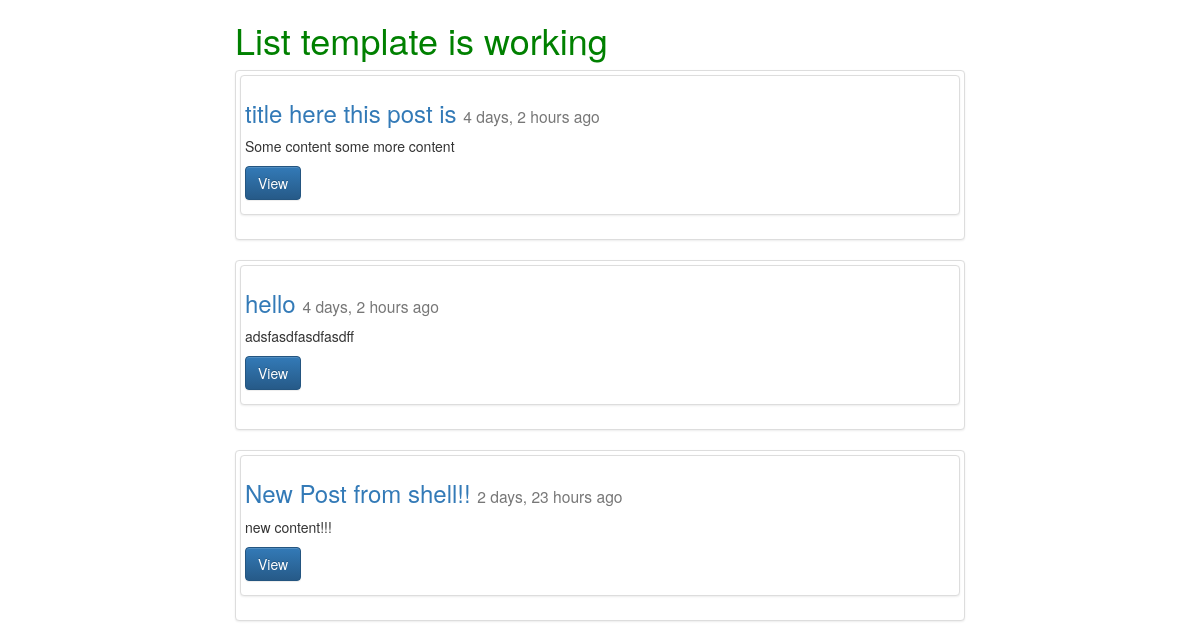
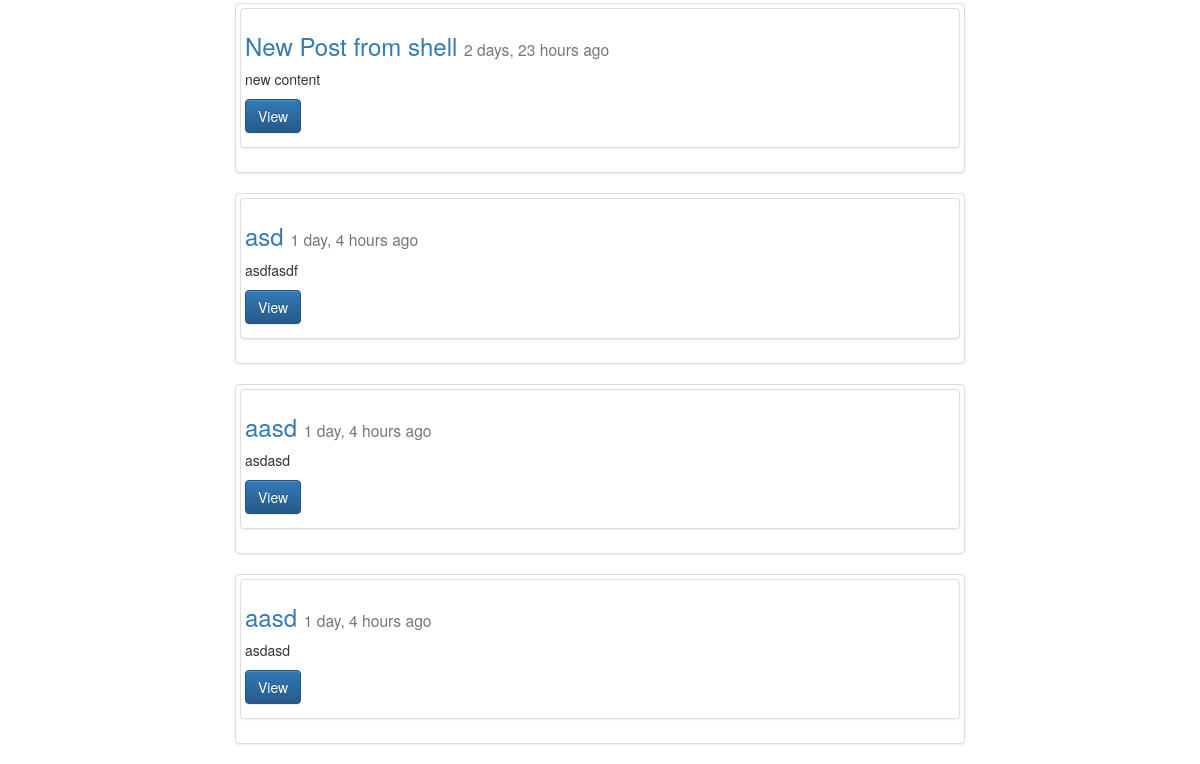
The app's page /posts/, older data (2 pictures, top to bottom).
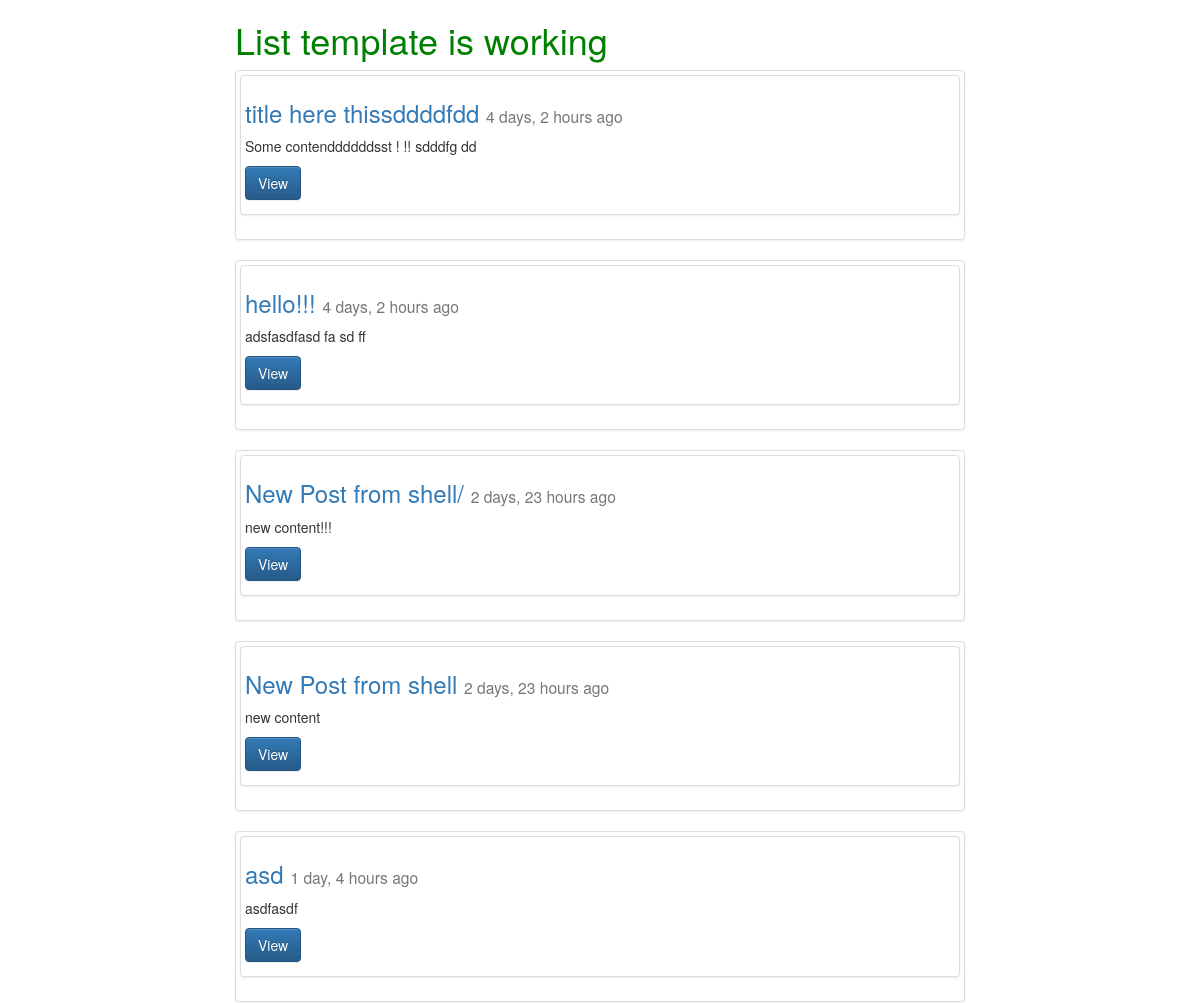
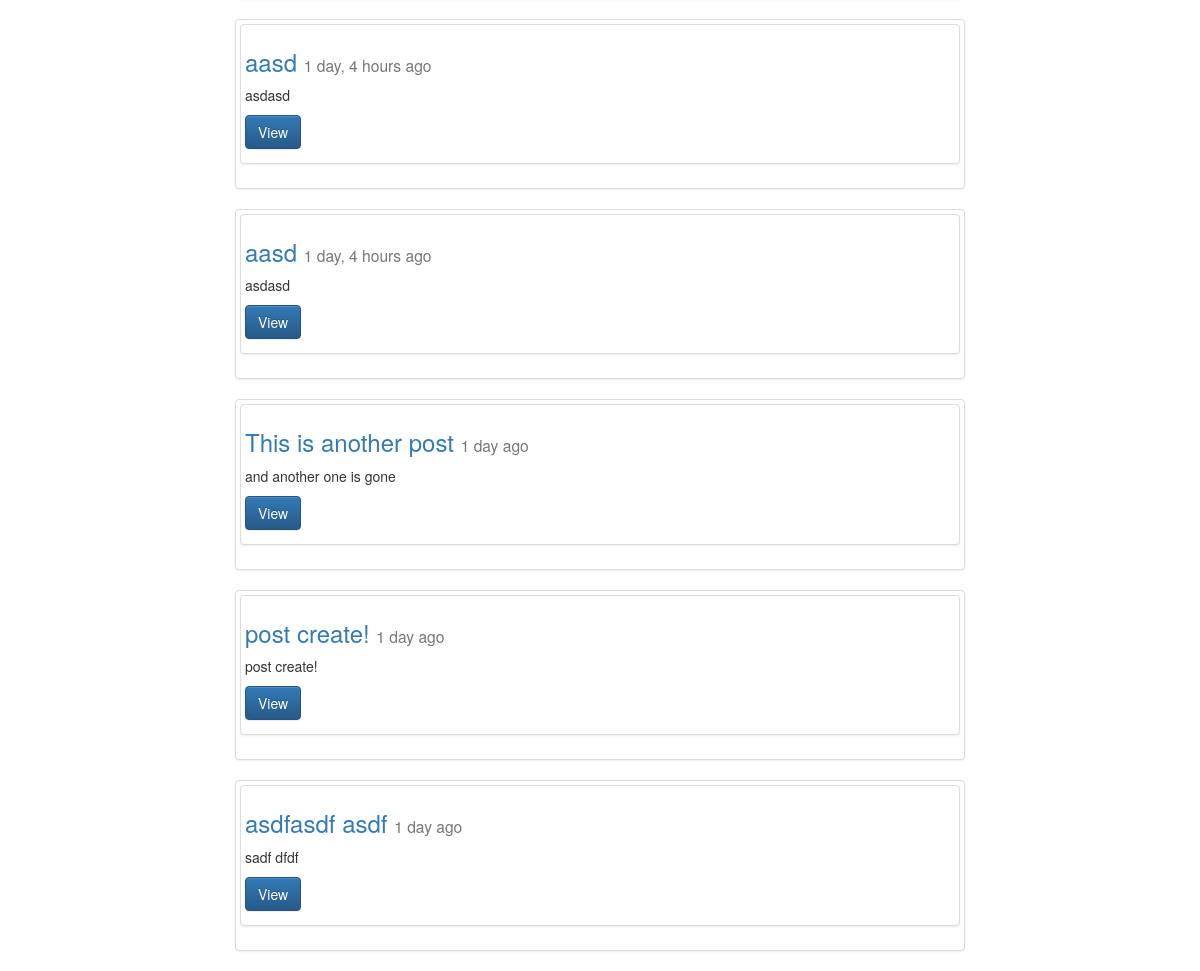
The same page, newer data (2 pictures, top to bottom).
### posts/models.py (models this page shows, shortened)
class Post(models.Model):
    title = models.CharField(max_length=120)
    content = models.TextField()
    updated = models.DateTimeField(auto_now=True, auto_now_add=False)
    timestamp = models.DateTimeField(auto_now=False, auto_now_add=True)
    def get_absolute_url(self):
        return reverse("posts:detail",kwargs={"id":self.id})

### posts/views.py (the view)
def post_list(request):
    queryset = Post.objects.all()
    context = {
        "object_list":queryset,
        "title":"List"
    }
    return render(request,"post_list.html",context)

### templates/post_list.html
{% extends "base.html"%}
{% block content%}
<div class='col-sm-8 col-sm-offset-2'>
<h1>{{ title}} template is working</h1>
        {% for obj in object_list %}
         <div class="row">
            <div class='col-sm-12'>
                <div class='thumbnail'>
                    <div class="thumbnail">
                       <h3><a href="{{obj.get_absolute_url}}"> {{obj.title}} </a><small>{{obj.timestamp|timesince}} ago</small></h3>
                        <p>{{obj.content | linebreaks|truncatechars:120}}</p>
                        <p><a href="{{obj.get_absolute_url}}" class="btn btn-primary" role="button">View</a></p>
                    </div>
                </div>
            </div>
        </div>
        {% endfor %}
</div>
{% endblock content%}

Row changes from the older to the newer data that the page shows:
changed Post: title "title here this post is" → "title here thissddddfdd"; content "Some content some more content" → "Some contenddddddsst ! !! sdddfg dd"
changed Post: title "hello" → "hello!!!"; content "adsfasdfasdfasdff" → "adsfasdfasd fa sd ff"
changed Post "new content!!!": title "New Post from shell!!" → "New Post from shell/"
added Post: title "This is another post", timestamp "1 day", content "and another one is gone"
added Post: title "post create!", timestamp "1 day", content "post create!"
added Post: title "asdfasdf asdf", timestamp "1 day", content "sadf dfdf"
